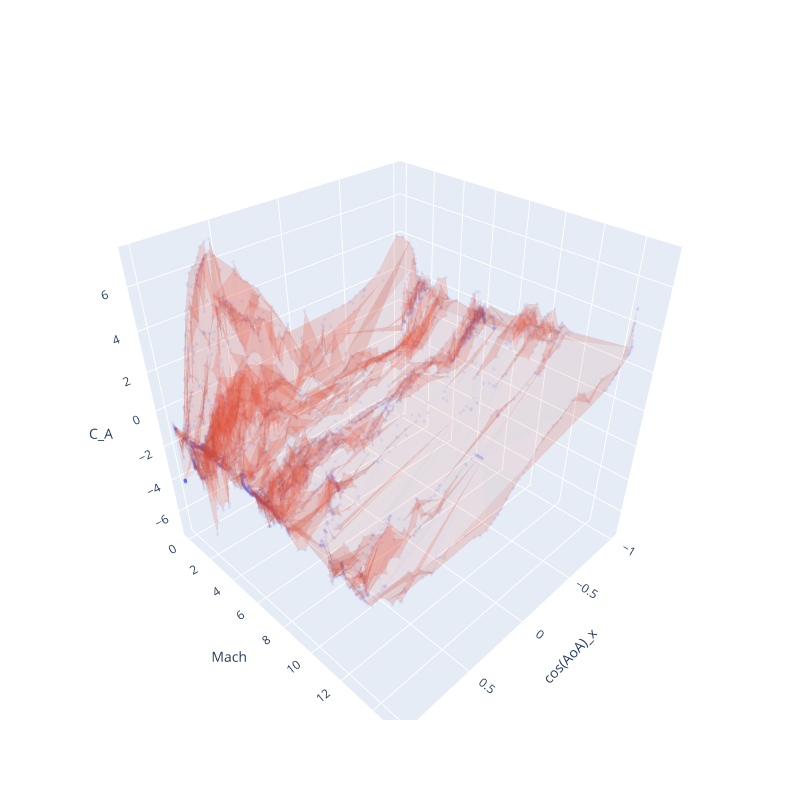
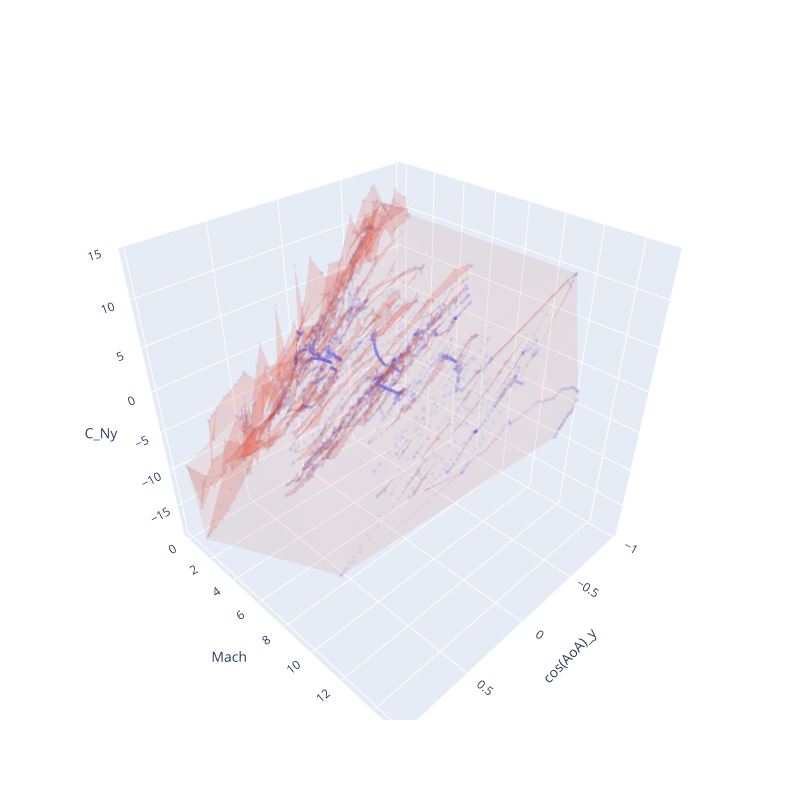
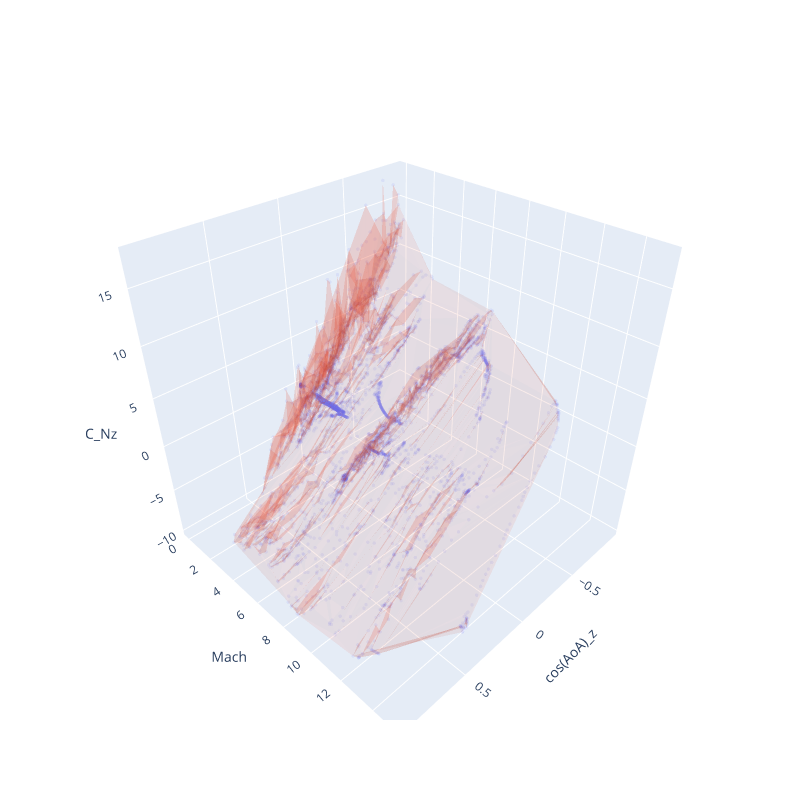

The notebook cell these images were saved under, in order:
### Markdown cell above
### Plot Data ###

### Code cell
plot_data((cos_AoA_x, mach, C_A) , ['cos(AoA)_x', 'Mach', 'C_A'],  y_scale='linear', surface=True, scatter=True, opacity=0.1)
plot_data((cos_AoA_y, mach, C_Ny), ['cos(AoA)_y', 'Mach', 'C_Ny'], y_scale='linear', surface=True, scatter=True, opacity=0.1)
plot_data((cos_AoA_z, mach, C_Nz), ['cos(AoA)_z', 'Mach', 'C_Nz'], y_scale='linear', surface=True, scatter=True, opacity=0.1)

### Figure 1 — Plotly figure (JSON) as saved in the notebook; plotly's stock layout.template omitted (floating-point values rounded to 4 significant figures; data arrays with more than 128 entries replaced by an {"elided": "..."} marker saying what was removed)
{"data": [{"marker": {"opacity": 0.1, "size": 2}, "mode": "markers", "name": "data_0_scatter", "type": "scatter3d", "x": {"elided": "4896 float values"}, "y": {"elided": "4896 float values"}, "z": {"elided": "4896 float values"}}, {"flatshading": true, "i": {"elided": "9695 int values"}, "j": {"elided": "9695 int values"}, "k": {"elided": "9695 int values"}, "name": "data_0_surface", "opacity": 0.1, "showscale": false, "type": "mesh3d", "x": {"elided": "4896 float values"}, "y": {"elided": "4896 float values"}, "z": {"elided": "4896 float values"}}], "layout": {"height": 800, "scene": {"xaxis": {"title": {"text": "cos(AoA)_x"}, "type": "linear"}, "yaxis": {"title": {"text": "Mach"}, "type": "linear"}, "zaxis": {"title": {"text": "C_A"}}}, "title": {}, "width": 800}}

### Figure 2 — Plotly figure (JSON) as saved in the notebook; plotly's stock layout.template omitted (floating-point values rounded to 4 significant figures; data arrays with more than 128 entries replaced by an {"elided": "..."} marker saying what was removed)
{"data": [{"marker": {"opacity": 0.1, "size": 2}, "mode": "markers", "name": "data_0_scatter", "type": "scatter3d", "x": {"elided": "4896 float values"}, "y": {"elided": "4896 float values"}, "z": {"elided": "4896 float values"}}, {"flatshading": true, "i": {"elided": "9761 int values"}, "j": {"elided": "9761 int values"}, "k": {"elided": "9761 int values"}, "name": "data_0_surface", "opacity": 0.1, "showscale": false, "type": "mesh3d", "x": {"elided": "4896 float values"}, "y": {"elided": "4896 float values"}, "z": {"elided": "4896 float values"}}], "layout": {"height": 800, "scene": {"xaxis": {"title": {"text": "cos(AoA)_y"}, "type": "linear"}, "yaxis": {"title": {"text": "Mach"}, "type": "linear"}, "zaxis": {"title": {"text": "C_Ny"}}}, "title": {}, "width": 800}}

### Figure 3 — Plotly figure (JSON) as saved in the notebook; plotly's stock layout.template omitted (floating-point values rounded to 4 significant figures; data arrays with more than 128 entries replaced by an {"elided": "..."} marker saying what was removed)
{"data": [{"marker": {"opacity": 0.1, "size": 2}, "mode": "markers", "name": "data_0_scatter", "type": "scatter3d", "x": {"elided": "4896 float values"}, "y": {"elided": "4896 float values"}, "z": {"elided": "4896 float values"}}, {"flatshading": true, "i": {"elided": "9757 int values"}, "j": {"elided": "9757 int values"}, "k": {"elided": "9757 int values"}, "name": "data_0_surface", "opacity": 0.1, "showscale": false, "type": "mesh3d", "x": {"elided": "4896 float values"}, "y": {"elided": "4896 float values"}, "z": {"elided": "4896 float values"}}], "layout": {"height": 800, "scene": {"xaxis": {"title": {"text": "cos(AoA)_z"}, "type": "linear"}, "yaxis": {"title": {"text": "Mach"}, "type": "linear"}, "zaxis": {"title": {"text": "C_Nz"}}}, "title": {}, "width": 800}}
